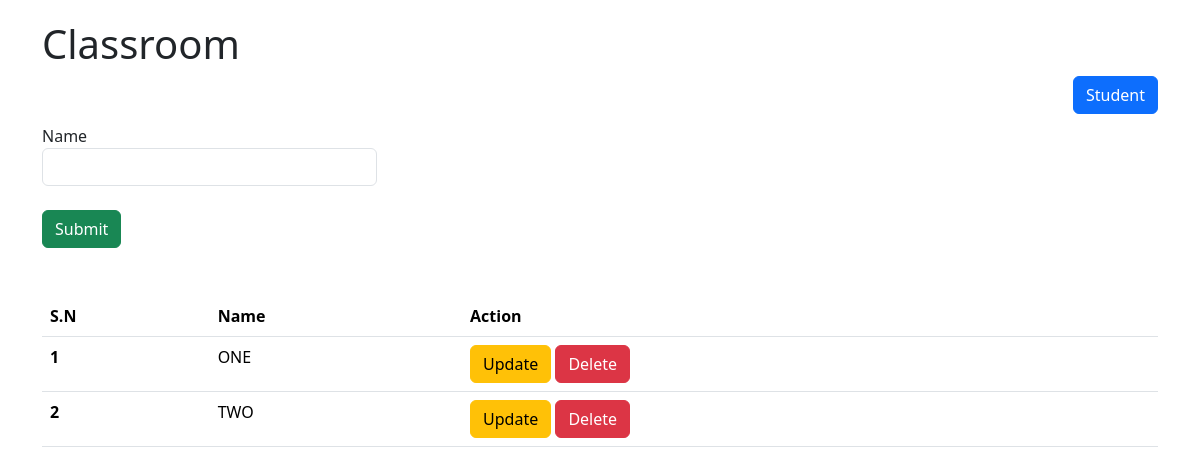
Before: / with the older database file.
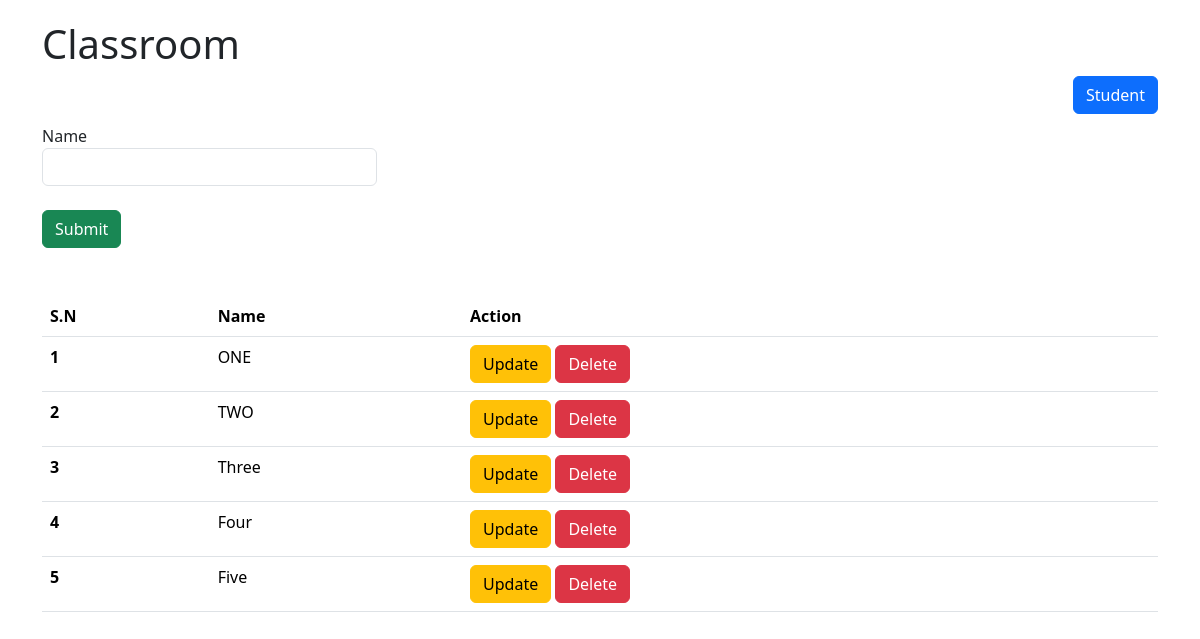
After: the same page with the newer database file.
### crud/models.py (models this page shows, shortened)
class ClassRoom(models.Model):
    name = models.CharField(max_length=20, unique=True)

### crud/views.py (the view)
# urls.py: path("", classroom, name="crud_classroom")
def classroom(request):
    if request.method == "POST":
        name = request.POST.get("name")
        ClassRoom.objects.create(name=name)
        return redirect("crud_classroom")
    classrooms = ClassRoom.objects.all()
    return render(request, template_name="crud/classroom.html",
                  context={"title": "Classroom", "classrooms": classrooms})

### crud/templates/crud/classroom.html (shortened to what this page needs)
{% extends 'crud/base.html' %}
{% block content %}
    <h1>{{ title }}</h1>
    <a href="{% url 'crud_student' %}" style="float: right" class="btn btn-primary">Student</a>
    <br><br>
    <form method="post" action="{% url 'crud_classroom' %}">
        <label>Name</label>
        <input class="form-control" style="width: 30%" name="name"><br>
        <button type="submit" class="btn btn-success">Submit</button>
    </form><br><br>
    <table class="table">
        <thead>
        <tr>
            <th scope="col">S.N</th>
            <th scope="col">Name</th>
            <th scope="col">Action</th>
        </tr>
        </thead>
        <tbody>
        {% for classroom in classrooms %}
            <tr>
                <th scope="row">{{ forloop.counter }}</th>
                <td>{{ classroom.name }}</td>
                <td>
                    <a class="btn btn-warning" href="{% url 'classroom_update' classroom.id %}">Update</a>
                    <a class="btn btn-danger" href="{% url 'classroom_delete' classroom.id %}">Delete</a>
                </td>
            </tr>
        {% endfor %}
        </tbody>
    </table>
{% endblock %}

Changed rows visible on the page:
added ClassRoom: name "Three"
added ClassRoom: name "Four"
added ClassRoom: name "Five"
